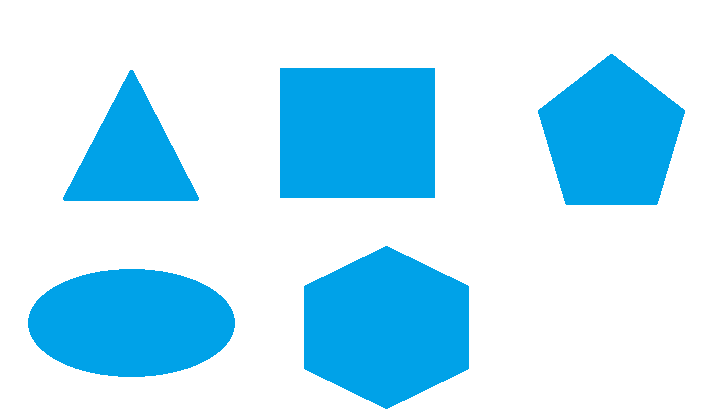
#> input picture shape_detection/polygons.png, 720 x 417 px, found by its file name
$ python shapedetection.py
#> lines starting #> are read from the running program, lines starting #| are printed output that depends on the picture; after the words box and inside, x2 and y2 are one past the last pixel; in counts of white or black regions, pixels touching at a corner belong together
import cv2
import numpy as np

font = cv2.FONT_HERSHEY_SIMPLEX
font1 = cv2.FONT_HERSHEY_COMPLEX

img = cv2.imread("C:\\Users\\Merve\\Desktop\\openCv\\shape_detection\\polygons.png")
#> img is the input picture: shape (417, 720, 3); mean B, G, R 248.6, 229.3, 184.6
img1=cv2.imread("C:\\Users\\Merve\\Desktop\\openCv\\shape_detection\\shape.png")
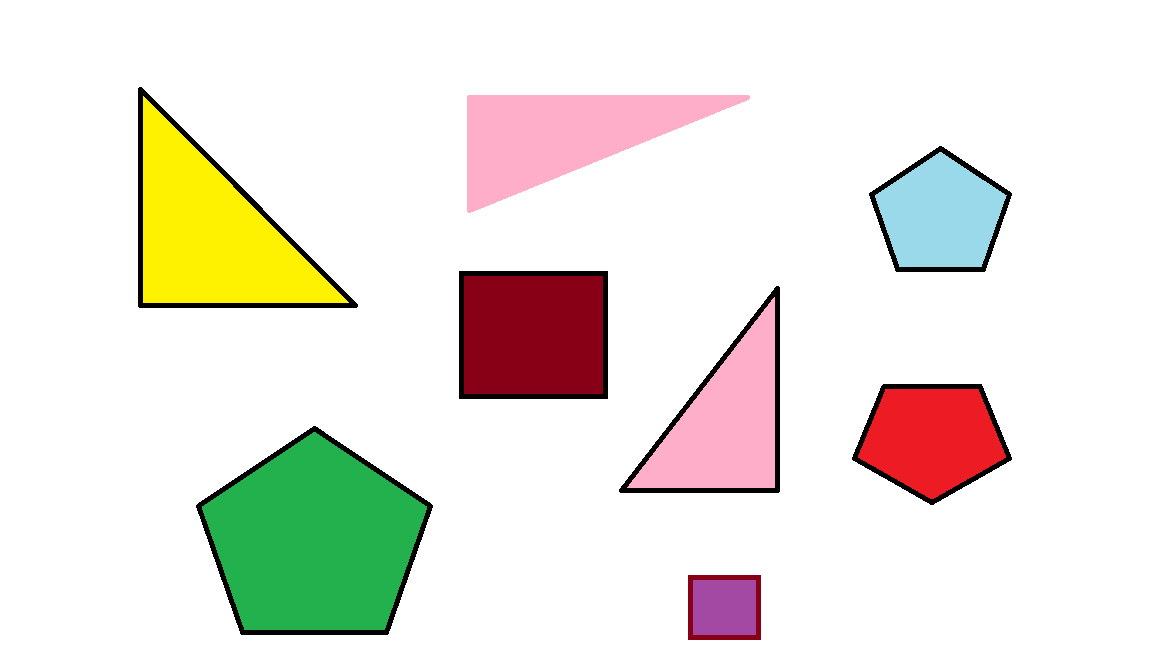
#> input picture shape_detection/shape.png, 1152 x 648 px, found by its file name
#> img1 is the input picture: shape (648, 1152, 3); mean B, G, R 222.5, 231.2, 235
img2 = cv2.imread("C:\\Users\\Merve\\Desktop\\openCv\\shape_detection\\shape1.png")
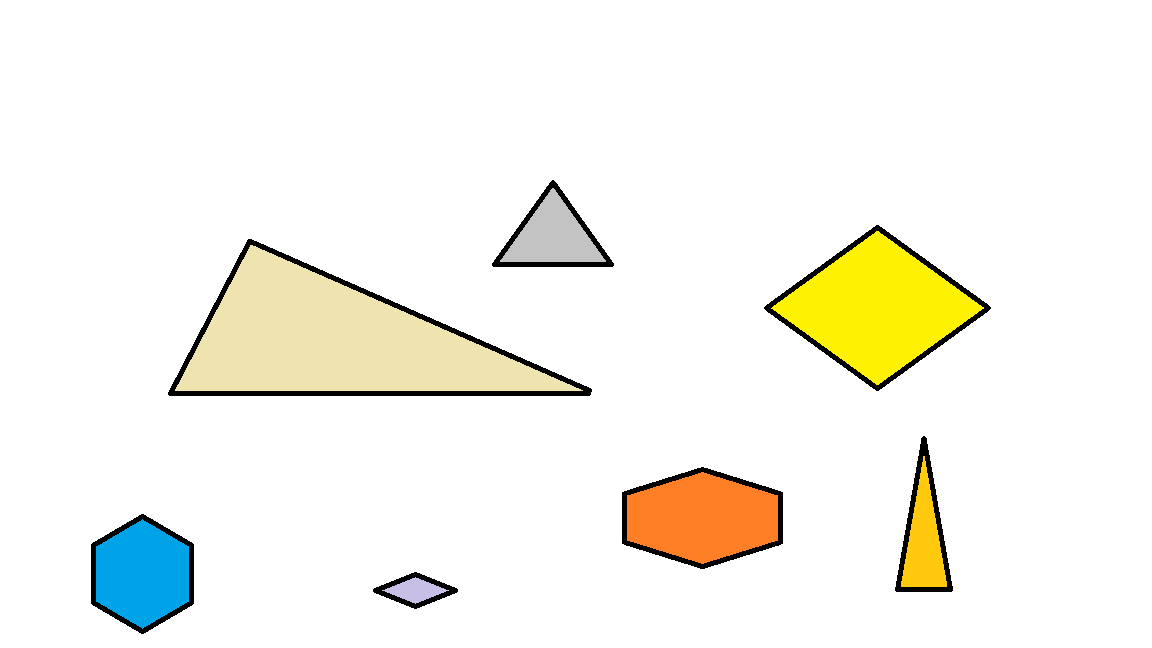
#> input picture shape_detection/shape1.png, 1152 x 648 px, found by its file name
#> img2 is the input picture: shape (648, 1152, 3); mean B, G, R 236.3, 245, 246

gray = cv2.cvtColor(img,cv2.COLOR_BGR2GRAY)
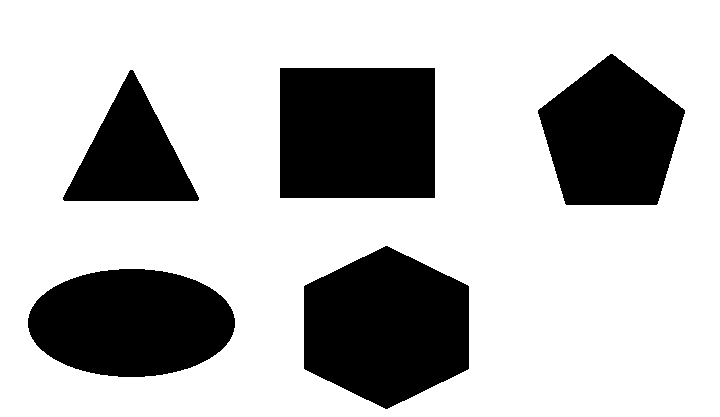
#> gray: shape (417, 720); values 122 (black) and 255 (white), 72.4% white; 5 black regions, box (x1, y1, x2, y2) and area: (304, 246, 469, 409) 20341, (280, 68, 435, 198) 20150, (28, 269, 235, 377) 17580, (538, 54, 685, 205) 15534, (63, 70, 199, 201) 9309
gray1 = cv2.cvtColor(img1,cv2.COLOR_BGR2GRAY)
gray2  = cv2.cvtColor(img2,cv2.COLOR_BGR2GRAY)

_,threshold = cv2.threshold(gray,240,255,cv2.THRESH_BINARY)
_,threshold1 = cv2.threshold(gray1,240,255,cv2.THRESH_BINARY)
#> threshold1: shape (648, 1152); 80.7% white; 8 black regions, largest, box (x1, y1, x2, y2) and area: (196, 426, 433, 635) 34494, (138, 87, 358, 308) 25086, (459, 271, 608, 399) 19072
_,threshold2 = cv2.threshold(gray2,240,255,cv2.THRESH_BINARY)
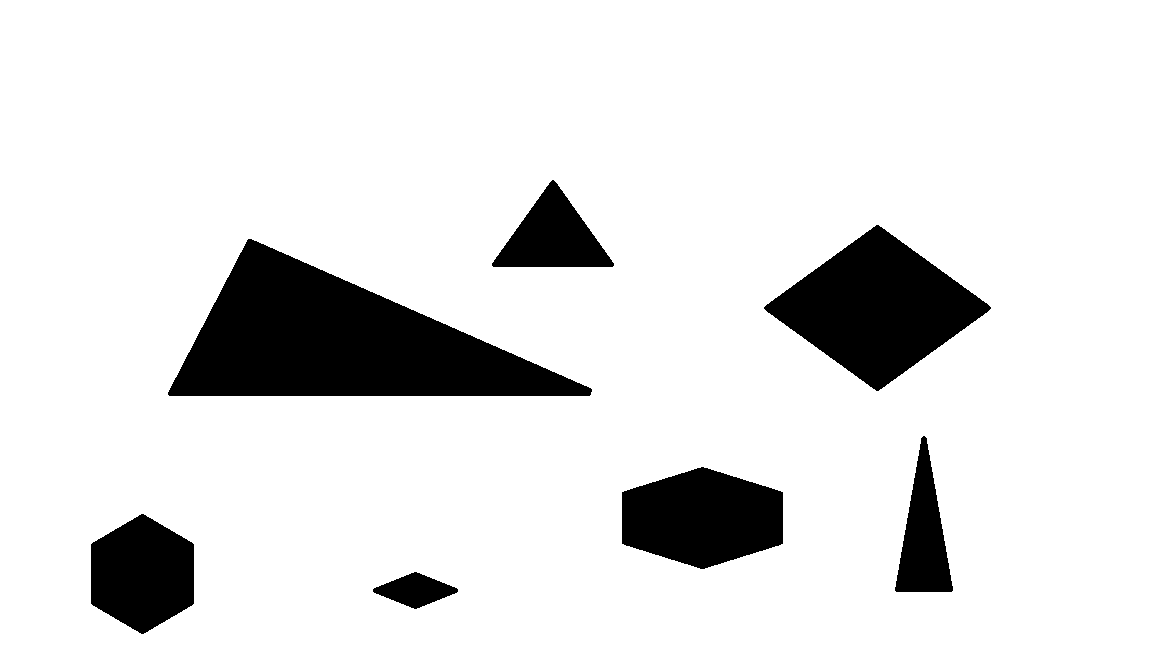
#> threshold2: shape (648, 1152); 88.2% white; 7 black regions

a=0
b=0
c=0
d=0
e=0

#erosion ve dilation

contours,_ = cv2.findContours(threshold,cv2.RETR_TREE,cv2.CHAIN_APPROX_SIMPLE)
#> contours = 6 contours; box (x1, y1, x2, y2) and area: (0, 0, 720, 417) 299104, (303, 245, 470, 410) 20588, (279, 67, 436, 199) 20434, (27, 268, 236, 378) 17814, (537, 53, 686, 206) 15747, (62, 69, 200, 202) 9508
contours1, _ = cv2.findContours(threshold1, cv2.RETR_TREE, cv2.CHAIN_APPROX_SIMPLE)
#> contours1 = 9 contours; largest, box (x1, y1, x2, y2) and area: (0, 0, 1152, 648) 744697, (195, 425, 434, 636) 34815, (137, 86, 359, 309) 25416, (458, 270, 609, 400) 19348, (466, 94, 751, 214) 17820
contours2, _ = cv2.findContours(threshold2, cv2.RETR_TREE, cv2.CHAIN_APPROX_SIMPLE)
#> contours2 = 8 contours; box (x1, y1, x2, y2) and area: (0, 0, 1152, 648) 744697, (167, 238, 593, 397) 35314, (763, 224, 992, 392) 19491, (621, 466, 784, 570) 12643, (90, 513, 195, 635) 9492, (491, 179, 615, 268) 5756, (894, 435, 954, 593) 5103, (372, 571, 459, 610) 1820

kernel = np.ones((5, 5), np.uint8)
#img_erosion = cv2.erode(img2, kernel, iterations=1)
img_dilation = cv2.dilate(img2, kernel, iterations=2)

def process_contours(image, contours):
    global a,b,c,d,e
    for cnt in contours:
        epsilon = 0.01*cv2.arcLength(cnt, True)
        approx = cv2.approxPolyDP(cnt,epsilon, True)

        cv2.drawContours(image,[approx],0,(0,0,0),5)

        x = approx.ravel()[0]
        y = approx.ravel()[1]

        print(approx)
        print(len(approx))

        if len(approx)== 3:
            cv2.putText(image,"Triangle",(x,y),font1,1,(0,0,0))
            a+=1


        elif len(approx)== 4:
            cv2.putText(image,"Rectangle",(x,y),font1,1,(0,0,0))
            b+=1

        elif len(approx)== 5:
            cv2.putText(image,"Pentagon",(x,y),font,1,(0,0,0))
            c+=1

        elif len(approx)== 6:
            cv2.putText(image,"Hexagon",(x,y),font,1,(0,0,0))
            d+=1

        else:
            cv2.putText(image,"Ellipse",(x,y),font,1,(0,0,0))
            e+=1
#> this loop made 6 passes
#> (epsilon, approx, x, y, b) on passes 1, 5: (22.7, [[0, 0], [0, 416], [719, 416], [719, 0]], 0, 0, 1), (5.72, [[279, 68], [434, 67], [435, 197], [280, 198]], 279, 68, 2)
#> (epsilon, approx, x, y, a) on pass 4: (4.57, [[130, 69], [197, 201], [62, 199]], 130, 69, 1)
#> (printed output is left out)
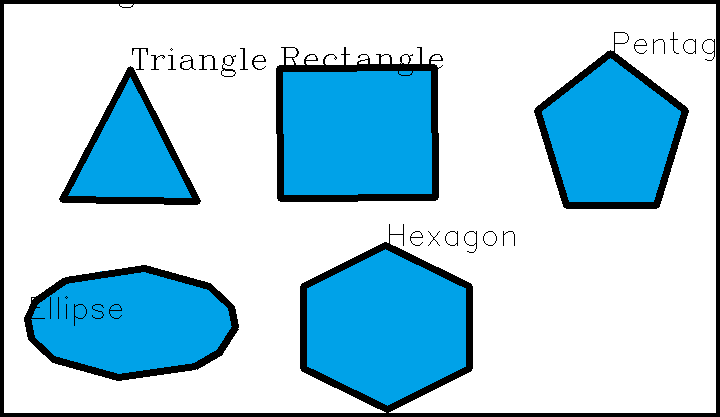
#> image: shape (417, 720, 3); mean B, G, R 225.5, 208.4, 168.9
#> after the loop, a = 1; b = 2; c = 1; d = 1; e = 1

process_contours(img, contours)
process_contours(img1, contours1)
#> the loop in process_contours (call 2), `for cnt in contours:` made 9 passes
#> (epsilon, approx, x, y) on passes 1, 2, 5, 6, 8, 9: (35.96, [[0, 0], [0, 647], [1151, 647], [1151, 0]], 0, 0), (2.78, [[687, 575], [760, 574], [761, 639], [688, 640]], 687, 575), (6.44, [[778, 285], [780, 491], [620, 493]], 778, 285), (5.56, [[458, 271], [607, 270], [608, 398], [459, 399]], 458, 271), (7.35, [[466, 211], [468, 94], [750, 96]], 466, 211), (7.55, [[139, 86], [356, 308], [137, 306]], 139, 86)
#> (epsilon, x, y) on passes 3, 4, 7: (7.48, 195, 505), (4.75, 851, 457), (4.53, 868, 193)
#> (printed output is left out)
#> after the loop in process_contours (call 2), `for cnt in contours:`:
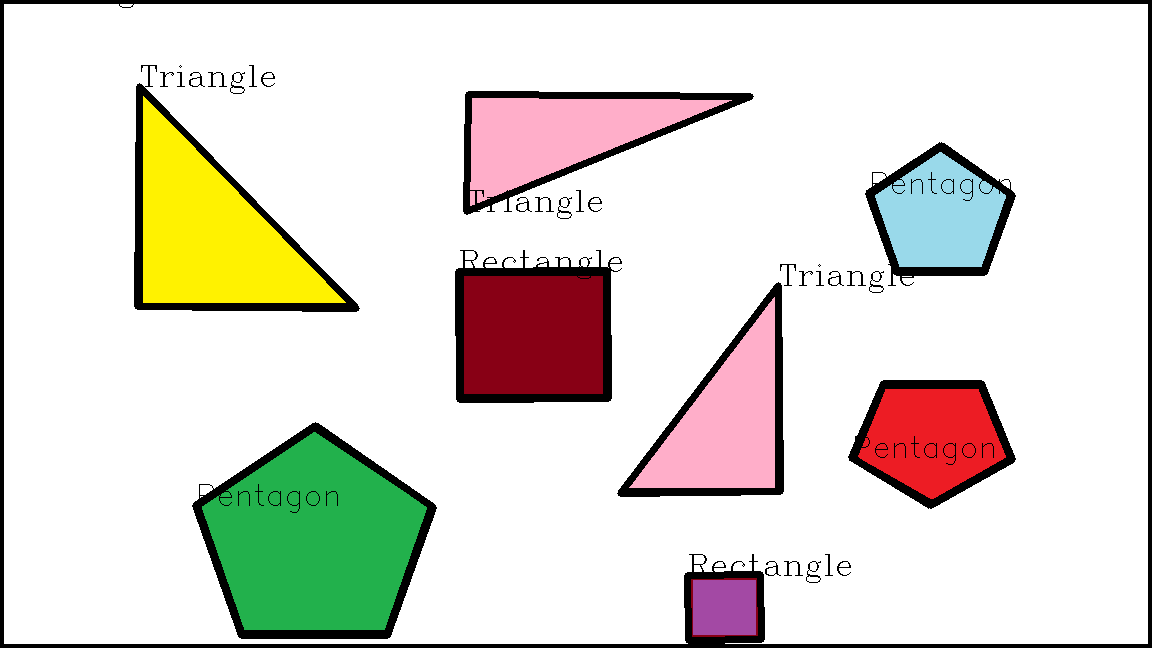
#> image: shape (648, 1152, 3); mean B, G, R 211.2, 219.9, 223.2
#> after the loop in process_contours (call 2), `for cnt in contours:`: a = 4; b = 5; c = 4; d = 1
process_contours(img_dilation, contours2)
#> the loop in process_contours (call 3), `for cnt in contours:` made 8 passes
#> (epsilon, approx, x, y, a) on passes 5 to 6: (3.96, [[923, 435], [951, 592], [894, 590]], 923, 435, 5), (10.27, [[167, 392], [248, 238], [592, 389]], 167, 392, 6)
#> (epsilon, approx, x, y) on passes 1, 7, 8: (35.96, [[0, 0], [0, 647], [1151, 647], [1151, 0]], 0, 0), (5.96, [[876, 224], [991, 307], [878, 391], [763, 308]], 876, 224), (3.48, [[491, 263], [553, 179], [614, 265], [493, 267]], 491, 263)
#> (printed output is left out)
#> after the loop in process_contours (call 3), `for cnt in contours:`:
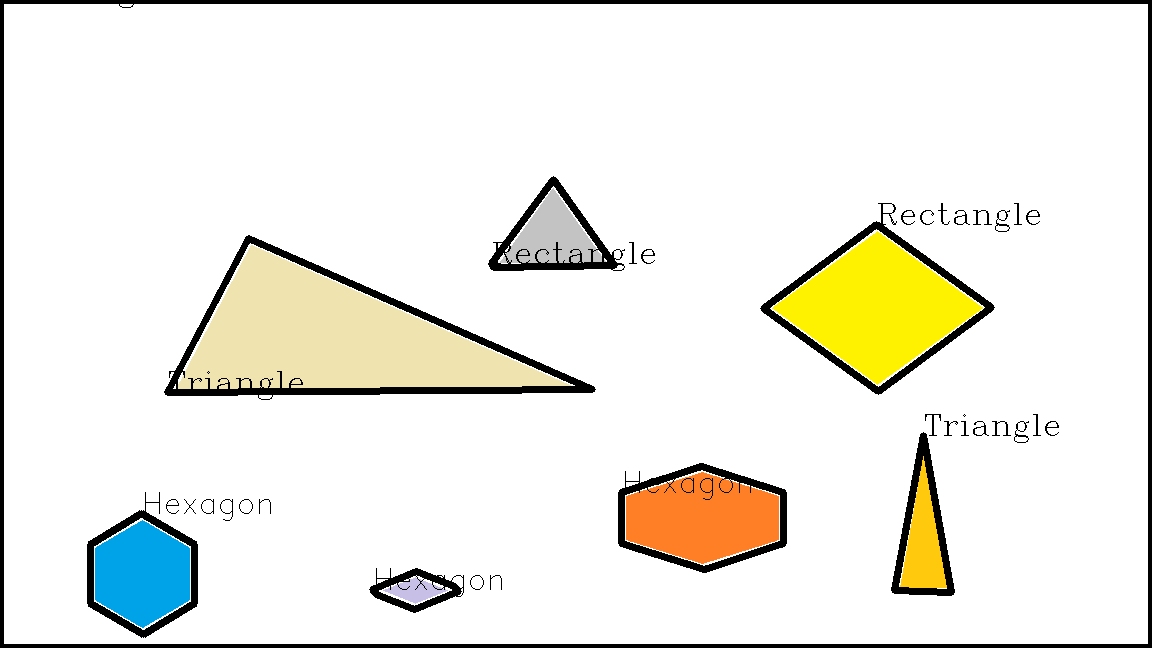
#> image: shape (648, 1152, 3); mean B, G, R 228.4, 236.8, 237.9
#> after the loop in process_contours (call 3), `for cnt in contours:`: a = 6; b = 8; c = 4; e = 1

print(f"triangle={a}, rectangle={b}, pentagon={c}, hexagon={d}, ellipse={e}")
#| triangle=6, rectangle=8, pentagon=4, hexagon=4, ellipse=1

cv2.imshow("IMG", img)
cv2.imshow("IMG1", img1)
cv2.imshow("IMG2",img_dilation)
cv2.waitKey(0)
cv2.destroyAllWindows()
